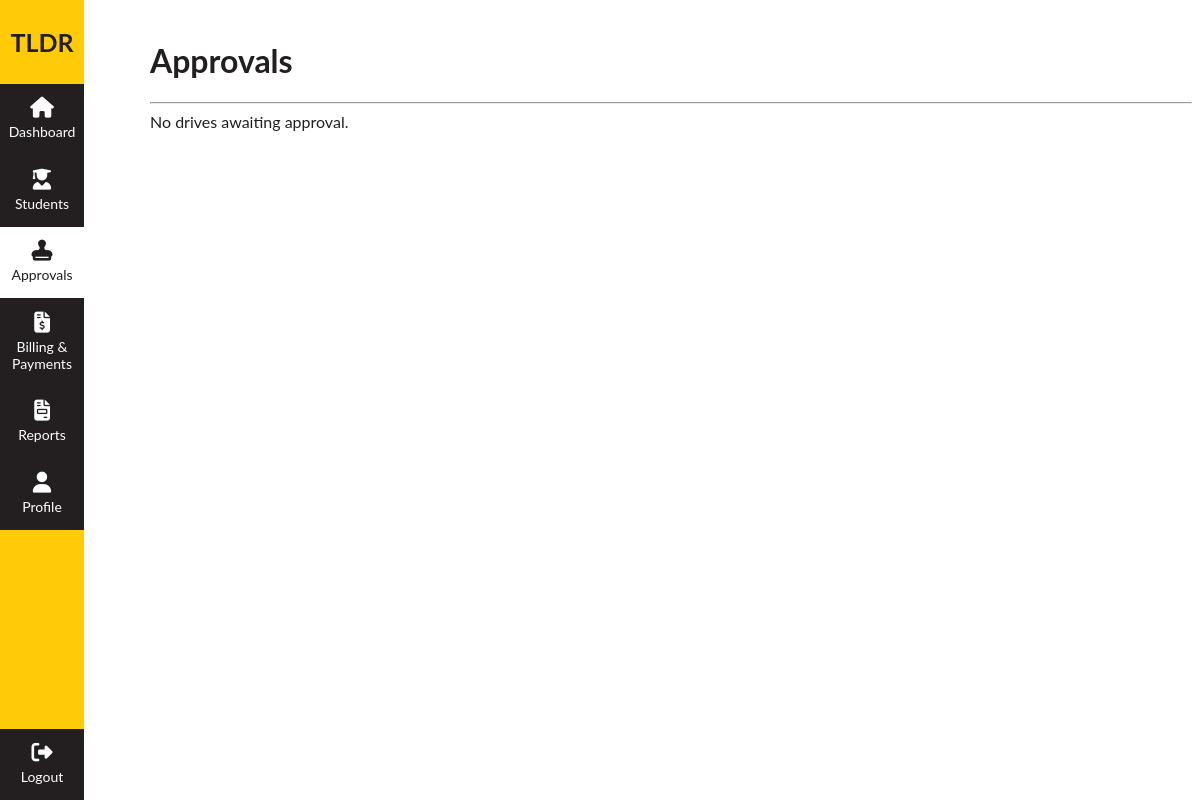
The page /pages/instructor/approvals.php (signed in) on the database as committed earlier.
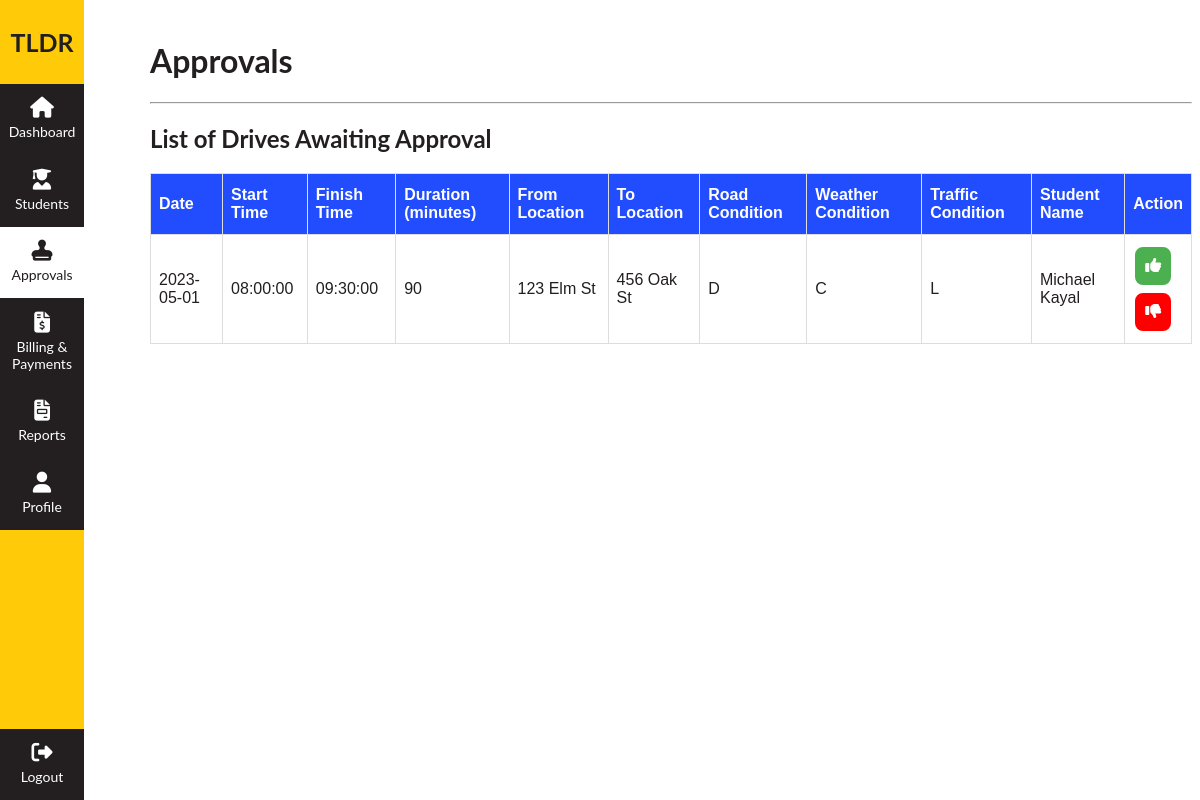
The same page on the database as committed later.
### tables this page shows
CREATE TABLE logbook (
    entry_id INT AUTO_INCREMENT PRIMARY KEY,
    student_id INT NOT NULL,
    approver_id INT NOT NULL,
    date DATE NOT NULL,
    start_time TIME NOT NULL,
    finish_time TIME NOT NULL,
    duration INT NOT NULL,
    from_location VARCHAR(255) NOT NULL,
    to_location VARCHAR(255) NOT NULL,
    road_condition VARCHAR(255) NOT NULL,
    weather_condition VARCHAR(255) NOT NULL,
    traffic_condition VARCHAR(255) NOT NULL,
    FOREIGN KEY (student_id) REFERENCES users (user_id),
    FOREIGN KEY (approver_id) REFERENCES users (user_id)
);

CREATE TABLE users (
    user_id INT AUTO_INCREMENT PRIMARY KEY,
    email VARCHAR(255) NOT NULL,
    password VARCHAR(255) NOT NULL,
    given_name VARCHAR(255) NOT NULL,
    surname VARCHAR(255) NOT NULL,
    date_of_birth DATE NOT NULL,
    street_address VARCHAR(255) NOT NULL,
    suburb VARCHAR(50) NOT NULL,
    state VARCHAR(50) NOT NULL,
    postcode VARCHAR(10) NOT NULL,
    license_no VARCHAR(50) NOT NULL,
    role_id INT NOT NULL,
    instructor_id INT,
    UNIQUE (email),
    FOREIGN KEY (instructor_id) REFERENCES users(user_id)
);

### pages/instructor/approvals.php (the view, shortened to what this page needs)
<!DOCTYPE html>
<html>
<head>
    <link rel="stylesheet" href="../../styles/style.css">
</head>
<body>
    <?php
    require_once "../../inc/main.inc.php";
    require_once "../../inc/dbconn.inc.php";
    $instructor_id = $_SESSION['user_id'];
    $query = "SELECT l.entry_id, l.date, l.start_time, l.finish_time, l.duration, l.from_location, l.to_location, l.road_condition, l.weather_condition, l.traffic_condition, u.given_name, u.surname
          FROM logbook AS l
          JOIN approvals AS a ON l.entry_id = a.logbook_entry_id
          JOIN users AS u ON l.student_id = u.user_id
          WHERE l.approver_id = ? AND a.approved = 0";
    $stmt = $conn->prepare($query);
    $stmt->bind_param("i", $instructor_id);
    $stmt->execute();
    $result = $stmt->get_result();
    if ($result->num_rows > 0) {
        echo "
         <h2>List of Drives Awaiting Approval</h2>
        <table id='tldr-table' class='tldr-table-blue'>
        <thead>
            <tr>
                <th>Date</th>
                <th>Start Time</th>
                <th>Finish Time</th>
                <th>Duration (minutes)</th>
                <th>From Location</th>
                <th>To Location</th>
                <th>Road Condition</th>
                <th>Weather Condition</th>
                <th>Traffic Condition</th>
                <th>Student Name</th>
                <th>Action</th>
            </tr>
        </thead>
        <tbody>";
        while ($row = $result->fetch_assoc()) {
            echo "<tr>";
            echo "<td>" . $row['date'] . "</td>";
            echo "<td>" . $row['start_time'] . "</td>";
            echo "<td>" . $row['finish_time'] . "</td>";
            echo "<td>" . $row['duration'] . "</td>";
            echo "<td>" . $row['from_location'] . "</td>";
            echo "<td>" . $row['to_location'] . "</td>";
            echo "<td>" . $row['road_condition'] . "</td>";
            echo "<td>" . $row['weather_condition'] . "</td>";
            echo "<td>" . $row['traffic_condition'] . "</td>";
            echo "<td>" . $row['given_name'] . " " . $row['surname'] . "</td>";
            echo "<td>
                <form method='post'>
                    <input type='hidden' name='approve_entry_id' value='" . $row['entry_id'] . "'>
                    <button class='btn-custom btn-small' type='submit'><i class='fa-solid fa-thumbs-up'></i></button>
                </form>
                <form method='post'>
                    <input type='hidden' name='dispprove_entry_id' value='" . $row['entry_id'] . "'>
                    <button class='btn-custom btn-red btn-small' type='submit'><i class='fa-solid fa-thumbs-down'></i></button>
                </form>
            </td>";
            echo "</tr>";
        }
        echo "</tbody>
    </table>";
    } else {
        echo "No drives awaiting approval.";
    }
    ?>
</body>
</html>

### inc/main.inc.php (shortened to what this page needs)
<link rel="stylesheet" href="https://cdnjs.cloudflare.com/ajax/libs/font-awesome/6.4.2/css/all.min.css">
<?php
$role_id = $_SESSION['role_id'];
if ($role_id == 3) {
    echo '<div id="menu" class="sidenav">
    <h1 class="nav-bar-title">TLDR</h1>
    <ul>
        <li><a href="student-dashboard.php"><i class="fa-xl fa-solid fa-house"></i><br>Dashboard</a></li>
        <li><a href="logbook.php"><i class="fa-xl fa-solid fa-car-side"></i><br>Log Book</a></li>
        <li><a href="cbta.php"><i class="fa-xl fa-solid fa-book"></i><br>CBT&A</a></li>
        <li><a href="payments.php"><i class="fa-solid fa-xl fa-file-invoice-dollar"></i><br>Bills & Payments</a></li>
        <li><a href="profile.php"><i class="fa-xl fa-solid fa-user"></i><br>Profile</a></li>
    </ul>
    <div class="logout"><a href="../logout.php"><i class="fa-xl fa-solid fa-right-from-bracket"></i><br>Logout</a></div>
</div>';
}
else if ($role_id == 1) {
    echo '<div id="menu" class="sidenav">
    <h1 class="nav-bar-title">TLDR</h1>
    <ul>
        <li><a href="instructor-dashboard.php"><i class="fa-xl fa-solid fa-house"></i><br>Dashboard</a></li>
        <li><a href="students.php"><i class="fa-xl fa-solid fa-user-graduate"></i><br>Students</a></li>
        <li><a href="approvals.php"><i class="fa-xl fa-solid fa-stamp"></i><br>Approvals</a></li>
        <li><a href="billing.php"><i class="fa-solid fa-xl fa-file-invoice-dollar"></i><br>Billing & Payments</a></li>
        <li><a href="reports.php"><i class="fa-xl fa-solid fa-file-invoice"></i><br>Reports</a></li>
        <li><a href="profile.php"><i class="fa-xl fa-solid fa-user"></i><br>Profile</a></li>
    </ul>
    <div class="logout"><a href="../logout.php"><i class="fa-xl fa-solid fa-right-from-bracket"></i><br>Logout</a></div>
</div>';
}
?>
<h1 id="page-heading"></h1>
<hr>

### styles/style.css (style rules this page uses)
body { font-family: "Lato Extended", "Lato", "Helvetica Neue", Helvetica, Arial, sans-serif; color: #231f20; margin-left: 150px; }
h1 { padding-top: 20px; }
.nav-bar-title { font-size: 25px; text-align: center; padding-bottom: 10px; padding-top: 10px; }
.sidenav { height: 100%; width: 84px; position: fixed; top: 0; left: 0; background-color: #ffcb08; overflow-x: hidden; }
.logout { position: absolute; bottom: 0; left: 0; width: 100%; }
.sidenav ul { list-style-type: none; padding: 0; }
.sidenav i { padding-bottom: 15px; }
.sidenav a { text-align: center; padding: 15px 6px; text-decoration: none; font-size: 14px; color: white; display: block; background-color: #231f20; }
#menu .selected { color: #231f20; background-color: #ffffff; }
* { box-sizing: border-box; }
body { position: relative; }
#tldr-table { font-family: Arial, Helvetica, sans-serif; border-collapse: collapse; width: 100%; }
#tldr-table td, #tldr-table th { border: 1px solid #ddd; padding: 8px; }
#tldr-table th { padding-top: 12px; padding-bottom: 12px; text-align: left; background-color: #ffcb08; color: black; }
.tldr-table-blue th { color: white !important; background-color: #214dff !important; }
.btn-custom { border-radius: 8px; background-color: #4caf50; border: none; color: white; padding: 16px 32px; text-align: center; text-decoration: none; display: inline-block; font-size: 16px; margin: 4px 2px; transition-duration: 0.2s; cursor: pointer; border: 2px solid #4caf50; }
.btn-small { padding: 8px 8px; transition-duration: 0.1s; margin-right: 10px; }
.btn-red { background-color: red; border: 2px solid red !important; }
table { width: 100%; border-collapse: collapse; }
th, td { border: 1px solid #000000; text-align: left; padding: 8px; }
th { background-color: #f2f2f2; }
a { text-decoration: none !important; color: inherit; }

Rows that differ between the two databases and show on the page:
added logbook: date "2023-05-01", start_time "08:00:00", finish_time "09:30:00", duration "90", from_location "123 Elm St", to_location "456 Oak St", road_condition "D", weather_condition "C", traffic_condition "L", student.given_name "Michael", student.surname "Kayal"
Other text that changed with them:
text no longer shown: "No drives awaiting approval."
text now shown: "List of Drives Awaiting Approval Date Start Time Finish Time Duration (minutes) From Location To Location Road Condition Weather Condition Traffic Condition Student Name Action"
